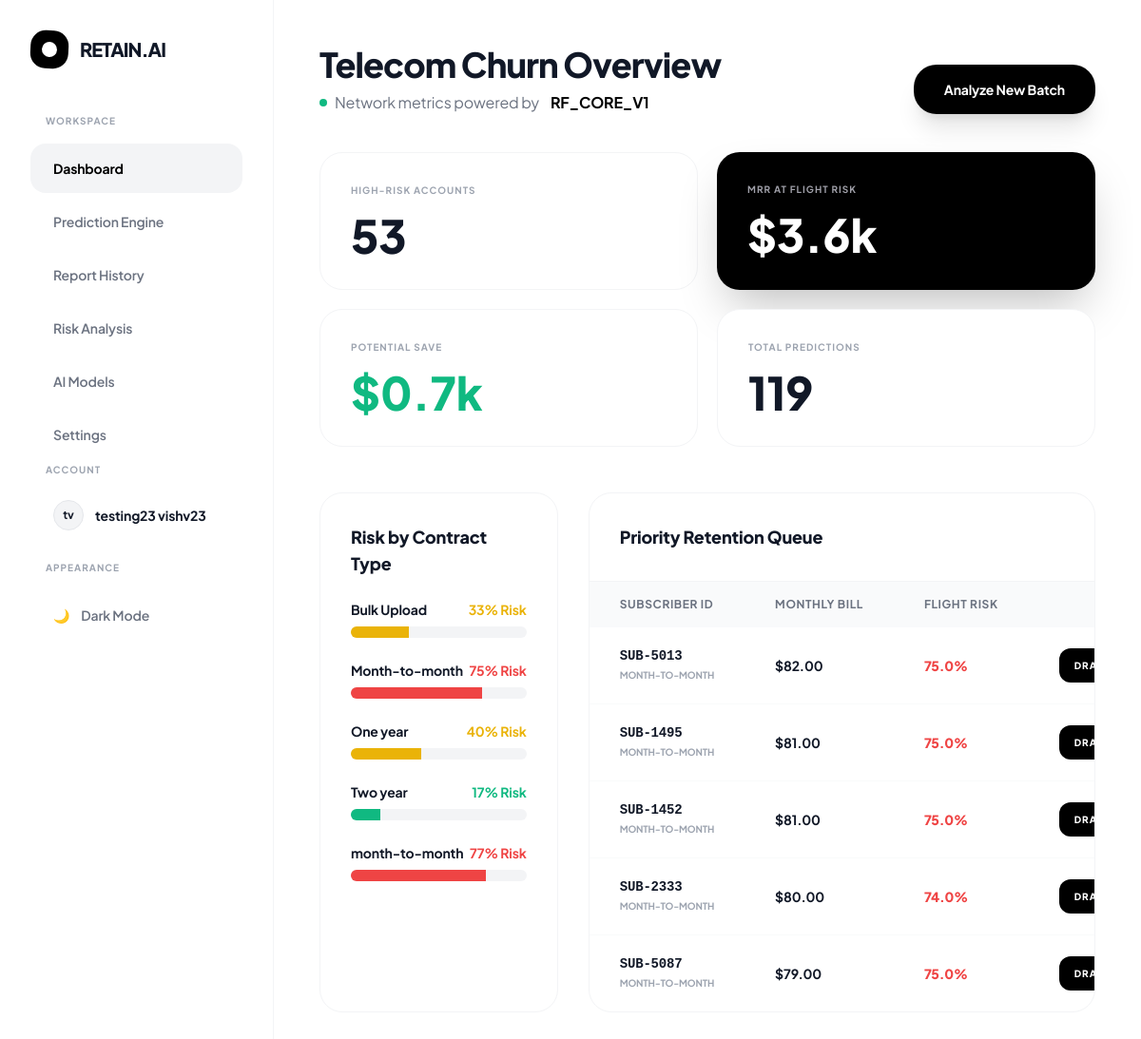
Screenshot of / (signed in) with the database file from the repository.
### apps/customer/models.py (models this page shows, shortened)
class Customer(AbstractUser):
    company = models.CharField(max_length=255, blank=True, null=True)
    ROLE_CHOICES = [
        ('founder_ceo', 'Founder / CEO'),
        ('product_manager', 'Product Manager'),
        ('growth_marketing', 'Growth / Marketing'),
        ('data_analyst', 'Data Analyst'),
        ('customer_success', 'Customer Success'),
        ('engineer', 'Engineer'),
        ('other', 'Other'),
    ]
    role = models.CharField(max_length=20, choices=ROLE_CHOICES, blank=True, null=True)
    email = models.EmailField(unique=True)
    risk_threshold = models.IntegerField(default=70)
    USERNAME_FIELD = 'email'
    REQUIRED_FIELDS = ['username', 'first_name', 'last_name']

class PredictionReport(models.Model):
    user = models.ForeignKey(Customer, on_delete=models.CASCADE, related_name='reports', null=True)
    subscriber_id = models.CharField(max_length=50, default="SIM-AUTO", db_index=True)
    source_file = models.CharField(max_length=255, default="Manual Entry")
    record_count = models.IntegerField(default=1)
    tenure = models.IntegerField()
    monthly_charges = models.FloatField()
    contract_type = models.CharField(max_length=50)  # e.g., "Month-to-month"
    risk_score = models.FloatField()  # Stores as 0.8523
    model_version = models.CharField(max_length=50, default="RF_CORE_V1")
    created_at = models.DateTimeField(auto_now_add=True)
    class Meta:
        ordering = ['-created_at']
    @property
    def risk_percent(self):
        try:
            return round(self.risk_score * 100, 1)
        except (TypeError, ValueError):
            return 0.0

### apps/customer/views.py (the view)
# urls.py: path('', dashboard_page, name='dashboard_page'),  # Setting Dashboard as the default landing
@login_required(login_url='/login/')
def dashboard_page(request):
    user_reports = PredictionReport.objects.filter(user=request.user)
    high_risk_count = user_reports.filter(risk_score__gte=0.7).count()
    mrr_at_risk = (user_reports.filter(risk_score__gte=0.7).aggregate(Sum('monthly_charges'))[
                       'monthly_charges__sum'] or 0) / 1000
    raw_contract_stats = user_reports.values('contract_type').annotate(
        avg_risk=Avg('risk_score')
    )
    contract_stats = []
    for item in raw_contract_stats:
        risk_val = item['avg_risk'] or 0
        contract_stats.append({
            'contract_type': item['contract_type'],
            'risk_percent': round(risk_val * 100),
            'color': 'red-500' if risk_val >= 0.7 else 'yellow-500' if risk_val >= 0.3 else 'emerald-500'
        })
    context = {
        'high_risk_count': high_risk_count,
        'mrr_at_risk': mrr_at_risk,
        'potential_recovery': mrr_at_risk * 0.2,
        'contract_stats': contract_stats,
        'priority_queue': user_reports.filter(risk_score__gte=0.7).order_by('-monthly_charges')[:5],
        'total_predictions': user_reports.count(),
    }
    return render(request, 'dashboard.html', context)

### apps/customer/templates/dashboard.html (shortened to what this page needs)
{% load static %}
<!DOCTYPE html>
<html lang="en" class="light">
<head>
  <script src="https://cdn.tailwindcss.com"></script>
  <link rel="stylesheet" href="{% static 'assets/css/dashboard.css' %}">
  <link rel="stylesheet" href="{% static 'assets/css/global.css' %}">
  <link rel="stylesheet" href="{% static 'assets/css/prediction.css' %}">
</head>
<body class="flex min-h-screen bg-white dark:bg-[#050505]">
  {% include 'sidebar.html' %}
  <div class="flex-1 flex flex-col min-w-0">
    <main class="flex-1 p-6 md:p-10 lg:p-12 overflow-y-auto">
      <header class="flex flex-col sm:flex-row sm:justify-between sm:items-end gap-6 mb-10">
        <div>
          <h2 class="text-3xl md:text-4xl font-extrabold tracking-tight mb-2 dark:text-white">Telecom Churn Overview</h2>
          <p class="text-gray-500 dark:text-zinc-400 flex items-center gap-2">
            <span class="w-2 h-2 bg-emerald-500 rounded-full animate-pulse"></span>
            Network metrics powered by <span class="font-bold text-black dark:text-white ml-1">RF_CORE_V1</span>
          </p>
        </div>
        <a href="{% url 'prediction_page' %}" class="bg-black dark:bg-white dark:text-black text-white px-6 py-3.5 md:px-8 md:py-4 curved font-bold text-sm hover:scale-95 transition-all shadow-xl shadow-black/10 self-start sm:self-auto whitespace-nowrap inline-block text-center">
          Analyze New Batch
        </a>
      </header>
      <div class="grid grid-cols-1 sm:grid-cols-2 xl:grid-cols-4 gap-5 mb-12">
        <div class="bg-white dark:bg-zinc-900 p-8 curved border border-gray-100 dark:border-zinc-800">
          <p class="text-[10px] font-bold text-gray-400 dark:text-zinc-500 uppercase tracking-widest mb-4">High-Risk Accounts</p>
          <div class="flex items-end gap-3">
            <h3 class="text-5xl font-extrabold leading-none dark:text-white">{{ high_risk_count|default:"0" }}</h3>
          </div>
        </div>
        <div class="bg-black dark:bg-white p-8 curved shadow-2xl">
          <p class="text-[10px] font-bold text-zinc-400 dark:text-zinc-500 uppercase tracking-widest mb-4">MRR At Flight Risk</p>
          <h3 class="text-5xl font-extrabold leading-none text-white dark:text-black">${{ mrr_at_risk|floatformat:1 }}k</h3>
        </div>
        <div class="bg-white dark:bg-zinc-900 p-8 curved border border-gray-100 dark:border-zinc-800">
          <p class="text-[10px] font-bold text-gray-400 dark:text-zinc-500 uppercase tracking-widest mb-4">Potential Save</p>
          <div class="flex items-end gap-3">
            <h3 class="text-5xl font-extrabold dark:text-white text-emerald-500">${{ potential_recovery|floatformat:1 }}k</h3>
          </div>
        </div>
        <div class="bg-white dark:bg-zinc-900 p-8 curved border border-gray-100 dark:border-zinc-800">
          <p class="text-[10px] font-bold text-gray-400 dark:text-zinc-500 uppercase tracking-widest mb-4">Total Predictions</p>
          <h3 class="text-5xl font-extrabold dark:text-white">{{ total_predictions|default:"0" }}</h3>
        </div>
      </div>
      <div class="grid grid-cols-1 lg:grid-cols-3 gap-8">
        <div class="bg-white dark:bg-zinc-900 p-8 curved border border-gray-100 dark:border-zinc-800 lg:col-span-1">
          <h3 class="text-lg font-extrabold dark:text-white mb-6">Risk by Contract Type</h3>
          <div class="space-y-6">
            {% for item in contract_stats %}
            <div>
              <div class="flex justify-between text-sm font-bold mb-2">
                <span class="dark:text-white">{{ item.contract_type }}</span>
                <span class="text-{{ item.color }}">
                  {{ item.risk_percent }}% Risk
                </span>
              </div>
              <div class="w-full bg-gray-100 dark:bg-zinc-800 h-3 rounded-full overflow-hidden">
                <div class="h-full bg-{{ item.color }}"
                     style="width: {{ item.risk_percent }}%"></div>
              </div>
            </div>
            {% empty %}
            <p class="text-gray-400 text-xs font-bold uppercase tracking-widest">No Data Available</p>
            {% endfor %}
          </div>
        </div>
        <div class="bg-white dark:bg-zinc-900 curved border border-gray-100 dark:border-zinc-800 lg:col-span-2 flex flex-col overflow-hidden">
          <div class="p-8 border-b border-gray-100 dark:border-zinc-800">
            <h3 class="text-lg font-extrabold dark:text-white">Priority Retention Queue</h3>
          </div>
          <div class="overflow-x-auto flex-1">
            <table class="w-full text-left text-sm whitespace-nowrap">
              <thead class="bg-gray-50 dark:bg-zinc-800/50 text-gray-500 dark:text-zinc-400 uppercase font-bold text-xs tracking-wider">
                <tr>
                  <th class="px-8 py-4">Subscriber ID</th>
                  <th class="px-8 py-4">Monthly Bill</th>
                  <th class="px-8 py-4">Flight Risk</th>
                  <th class="px-8 py-4 text-right">Action</th>
                </tr>
              </thead>
              <tbody class="divide-y divide-gray-50 dark:divide-zinc-800">
                {% for report in priority_queue %}
                <tr class="hover:bg-gray-50 dark:hover:bg-zinc-800/30 transition-colors">
                  <td class="px-8 py-5">
                    <div class="font-mono font-bold dark:text-white">{{ report.subscriber_id }}</div>
                    <div class="text-[10px] text-gray-400 font-bold uppercase">{{ report.contract_type }}</div>
                  </td>
                  <td class="px-8 py-5 dark:text-zinc-300 font-bold">${{ report.monthly_charges|floatformat:2 }}</td>
                  <td class="px-8 py-5">
                    <span class="{% if report.risk_score >= 0.7 %}text-red-500{% else %}text-yellow-500{% endif %} font-black">
                      {{ report.risk_percent }}%
                    </span>
                  </td>
                  <td class="px-8 py-5 text-right">
                    <button class="bg-black dark:bg-white text-white dark:text-black px-4 py-2 rounded-xl text-[10px] font-black uppercase tracking-widest hover:scale-95 transition">
                      Draft Offer
                    </button>
                  </td>
                </tr>
                {% empty %}
                <tr>
                  <td colspan="4" class="px-8 py-10 text-center text-gray-400 font-bold uppercase tracking-widest">No critical accounts detected</td>
                </tr>
                {% endfor %}
              </tbody>
            </table>
          </div>
        </div>
      </div>
    </main>
  </div>
</body>
</html>

### apps/customer/templates/sidebar.html (shortened to what this page needs)
{% load static %}
<aside id="sidebar" class="w-72 bg-white dark:bg-[#0d0d0d] border-r border-gray-100 dark:border-zinc-800 flex flex-col h-screen p-8 transition-colors overflow-y-auto z-40 fixed lg:relative -translate-x-full lg:translate-x-0 transition-transform duration-300">
  <div class="flex items-center gap-3 mb-12">
    <div class="w-10 h-10 bg-black dark:bg-white rounded-2xl flex items-center justify-center rotate-3 flex-shrink-0">
      <div class="w-4 h-4 bg-white dark:bg-black rounded-full"></div>
    </div>
    <h1 class="text-xl font-extrabold tracking-tighter dark:text-white">RETAIN.AI</h1>
  </div>
  <nav class="space-y-1 flex-1" role="navigation">
    <p class="text-[10px] font-bold text-gray-400 dark:text-zinc-500 uppercase tracking-widest mb-4 ml-4">Workspace</p>
    <a href="{% url 'dashboard_page' %}" class="nav-link w-full flex items-center gap-3 px-6 py-4 rounded-2xl font-bold text-sm {% if request.resolver_match.url_name == 'dashboard_page' %}bg-gray-100 dark:bg-zinc-800 text-black dark:text-white{% else %}text-gray-500 dark:text-zinc-400 hover:bg-gray-50 dark:hover:bg-zinc-800/50{% endif %}">
      Dashboard
    </a>
    <a href="{% url 'prediction_page' %}" class="nav-link w-full flex items-center gap-3 px-6 py-4 rounded-2xl font-semibold text-sm transition {% if request.resolver_match.url_name == 'prediction_page' %}bg-gray-100 dark:bg-zinc-800 text-black dark:text-white{% else %}text-gray-500 dark:text-zinc-400 hover:bg-gray-50 dark:hover:bg-zinc-800/50{% endif %}">
      Prediction Engine
    </a>
    <a href="{% url 'report_history' %}" class="nav-link w-full flex items-center gap-3 px-6 py-4 text-gray-500 dark:text-zinc-400 rounded-2xl font-semibold text-sm transition hover:bg-gray-50 dark:hover:bg-zinc-800/50">
      Report History
    </a>
    <a href="{% url 'risk_analysis' %}" class="nav-link w-full flex items-center gap-3 px-6 py-4 text-gray-500 dark:text-zinc-400 rounded-2xl font-semibold text-sm transition hover:bg-gray-50 dark:hover:bg-zinc-800/50">Risk Analysis</a>
    <a href="{% url 'ai_models_page' %}" class="nav-link w-full flex items-center gap-3 px-6 py-4 text-gray-500 dark:text-zinc-400 rounded-2xl font-semibold text-sm transition hover:bg-gray-50 dark:hover:bg-zinc-800/50">AI Models</a>
    <a href="{% url 'settings_page' %}" class="nav-link w-full flex items-center gap-3 px-6 py-4 rounded-2xl font-semibold text-sm transition {% if request.resolver_match.url_name == 'settings_page' %}active bg-gray-100 dark:bg-zinc-800 text-black dark:text-white{% else %}text-gray-500 dark:text-zinc-400 hover:bg-gray-50 dark:hover:bg-zinc-800/50{% endif %}">
    Settings
  </a>
    <div class="mt-8">
      <p class="text-[10px] font-bold text-gray-400 dark:text-zinc-500 uppercase tracking-widest mb-4 ml-4">Account</p>
      <div class="flex items-center gap-3 px-6 py-2 mb-2">
        <div class="w-8 h-8 bg-gray-100 dark:bg-zinc-800 rounded-full flex items-center justify-center font-bold text-xs dark:text-white border border-gray-200 dark:border-zinc-700">
          {{ request.user.first_name|slice:":1" }}{{ request.user.last_name|slice:":1" }}
        </div>
        <span class="font-bold text-sm dark:text-white">{{ request.user.get_full_name|default:request.user.username }}</span>
      </div>
      <p class="text-[10px] font-bold text-gray-400 dark:text-zinc-500 uppercase tracking-widest mb-4 ml-4 mt-6">Appearance</p>
      <button id="themeToggle" class="w-full flex items-center gap-3 px-6 py-4 text-gray-500 dark:text-zinc-400 rounded-2xl font-semibold text-sm transition hover:bg-gray-50 dark:hover:bg-zinc-800/50">
        <span id="themeIcon">🌙</span> <span id="themeText">Dark Mode</span>
      </button>
    </div>
  </nav>
</aside>

### static/assets/css/global.css (style rules this page uses)
:root { --bg: #f9fafb; --card-bg: #ffffff; --accent: #000000; --curve: 1.5rem; }
body { font-family: 'Plus Jakarta Sans', sans-serif; background-color: var(--bg); color: #111827; letter-spacing: -0.01em; transition: background-color 0.3s ease; }
.curved { border-radius: var(--curve); }
.nav-link { position: relative; }
#sidebar { transition: transform 0.3s cubic-bezier(0.4, 0, 0.2, 1); }

### rows the page displays
Customer: user.first_name "t", user.last_name "v", user.get_full_name "testing23 vishv23"
PredictionReport: contract_type "Month-to-month", risk_percent "75", subscriber_id "SUB-1495", contract_type "MONTH-TO-MONTH", monthly_charges "81.00", risk_percent "75.0"
PredictionReport: contract_type "month-to-month", risk_percent "77", subscriber_id "SUB-1452", contract_type "MONTH-TO-MONTH", monthly_charges "81.00", risk_percent "75.0"
PredictionReport: subscriber_id "SUB-5013", contract_type "MONTH-TO-MONTH", monthly_charges "82.00", risk_percent "75.0"
PredictionReport: subscriber_id "SUB-2333", contract_type "MONTH-TO-MONTH", monthly_charges "80.00", risk_percent "74.0"
PredictionReport: subscriber_id "SUB-5087", contract_type "MONTH-TO-MONTH", monthly_charges "79.00", risk_percent "75.0"

### other values shown
{{ high_risk_count|default:"0" }} "53"
{{ mrr_at_risk|floatformat:1 }} "3.6"
{{ potential_recovery|floatformat:1 }} "0.7"
{{ total_predictions|default:"0" }} "119"
{{ item.contract_type }} "Bulk Upload" "One year" "Two year"
{{ item.risk_percent }} "33" "40" "17"
